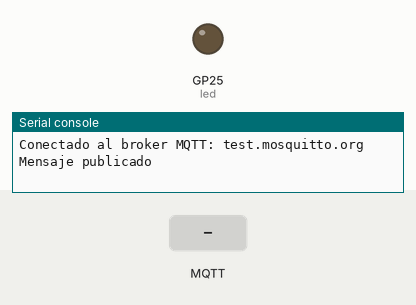
This program was run on a simulated Raspberry Pi Pico running MicroPython. On the bench: output pins drawn as LEDs (lit = HIGH), the last lines printed to the serial console. The inputs (shaded band) are chosen by the test bench. WiFi joins after 1.5 s; no MQTT or app messages arrive unless stated.

Above: at 2.8 s.
2.9 s: MQTT message "ON" arrives on the first subscribed topic
At 7.7 s:
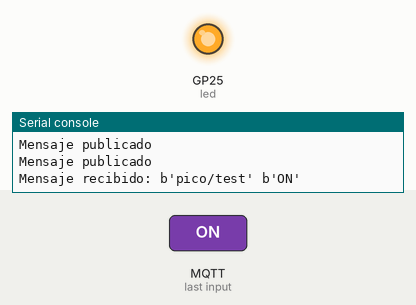
8.1 s: MQTT message "OFF" arrives on the first subscribed topic
At 12.8 s:
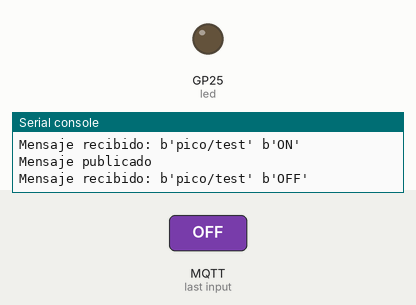
Timing chart, 0 to 14.3 s (numbered marks = the images above; inputs shaded):
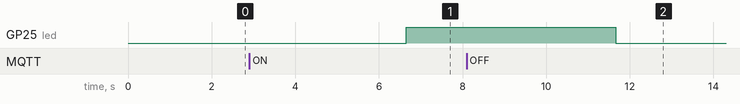

The program:

mqtt_conn.py
```python
import network
import time
from umqtt.simple import MQTTClient
import machine

# Configuración WiFi
SSID = "SistemasEmbebidos"
PASSWORD = "abcde1234"

# Configuración MQTT
MQTT_BROKER = "test.mosquitto.org"   # Puedes usar tu servidor
MQTT_CLIENT_ID = "pico-client"
MQTT_TOPIC = b"pico/test"

# LED integrado (para feedback)
led = machine.Pin("LED", machine.Pin.OUT)

# Conectar a WiFi
def connect_wifi():
    wlan = network.WLAN(network.STA_IF)
    wlan.active(True)
    if not wlan.isconnected():
        print("Conectando a WiFi...")
        wlan.connect(SSID, PASSWORD)
        while not wlan.isconnected():
            time.sleep(0.5)
    print("Conectado a WiFi:", wlan.ifconfig())

# Callback al recibir mensajes
def sub_cb(topic, msg):
    print("Mensaje recibido:", topic, msg)
    if msg == b"ON":
        led.value(1)
    elif msg == b"OFF":
        led.value(0)

# Programa principal
def main():
    connect_wifi()

    client = MQTTClient(MQTT_CLIENT_ID, MQTT_BROKER)
    client.set_callback(sub_cb)
    client.connect()
    print("Conectado al broker MQTT:", MQTT_BROKER)

    # Suscribirse a un tópico
    client.subscribe(MQTT_TOPIC)

    try:
        while True:
            # Publicar un mensaje
            client.publish(MQTT_TOPIC, b"Hola desde Pico W")
            print("Mensaje publicado")

            # Revisar si hay mensajes
            client.check_msg()

            time.sleep(5)
    finally:
        client.disconnect()

main()
```

Measured:
- after the input at 2.9 s, GP25 (led): LOW → HIGH after 3.8 s
- after the input at 8.1 s, GP25 (led): HIGH → LOW after 3.6 s
